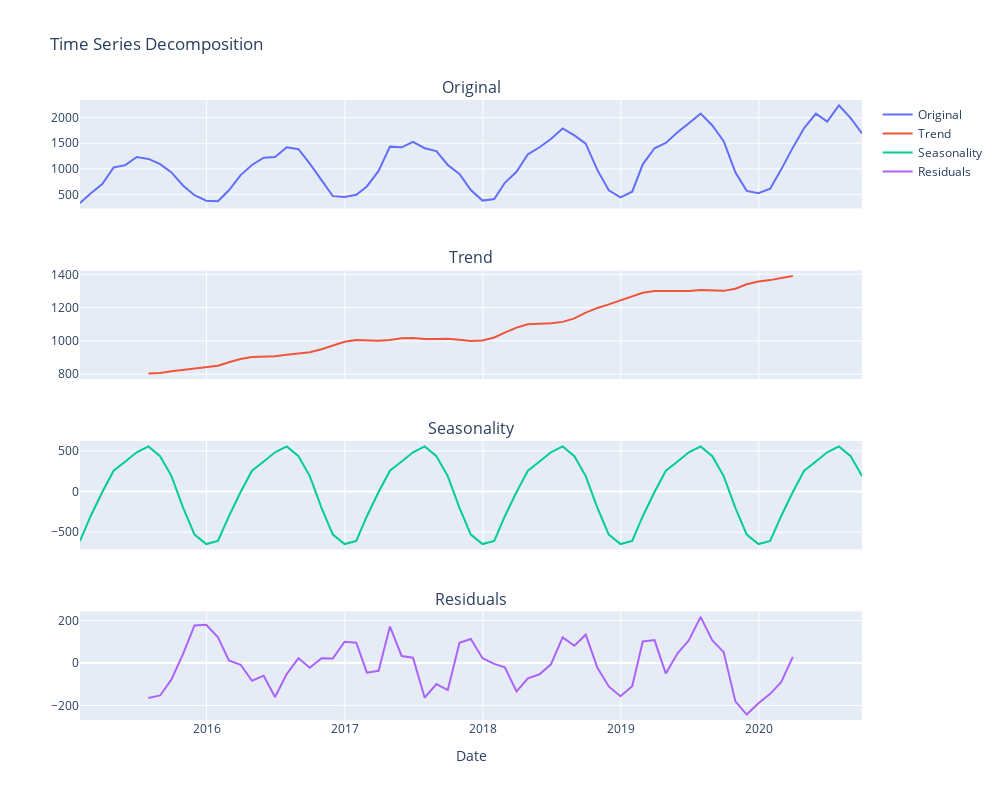

This figure's notebook cell:
### Markdown cell above
I'm doing the same here, but with plotly

### Code cell
import plotly.graph_objects as go
from plotly.subplots import make_subplots

fig = make_subplots(rows=4, cols=1, shared_xaxes=True, vertical_spacing=0.1,
                    subplot_titles=('Original', 'Trend', 'Seasonality', 'Residuals'))

fig.add_trace(go.Scatter(x=ts.index, y=ts, mode='lines', name='Original'),
              row=1, col=1)
fig.update_traces(hovertemplate='Date=%{x}<br>Value=%{y}')

fig.add_trace(go.Scatter(x=trend.index, y=trend, mode='lines', name='Trend'),
              row=2, col=1)
fig.update_traces(hovertemplate='Date=%{x}<br>Value=%{y}')

fig.add_trace(go.Scatter(x=seasonal.index, y=seasonal, mode='lines', name='Seasonality'),
              row=3, col=1)
fig.update_traces(hovertemplate='Date=%{x}<br>Value=%{y}')

fig.add_trace(go.Scatter(x=residual.index, y=residual, mode='lines', name='Residuals'),
              row=4, col=1)
fig.update_traces(hovertemplate='Date=%{x}<br>Value=%{y}')

fig.update_layout(height=800, width=1000, showlegend=True, title_text="Time Series Decomposition")
fig.update_xaxes(title_text="Date", row=4, col=1)  # Label x-axis only on the last plot

fig.show()
